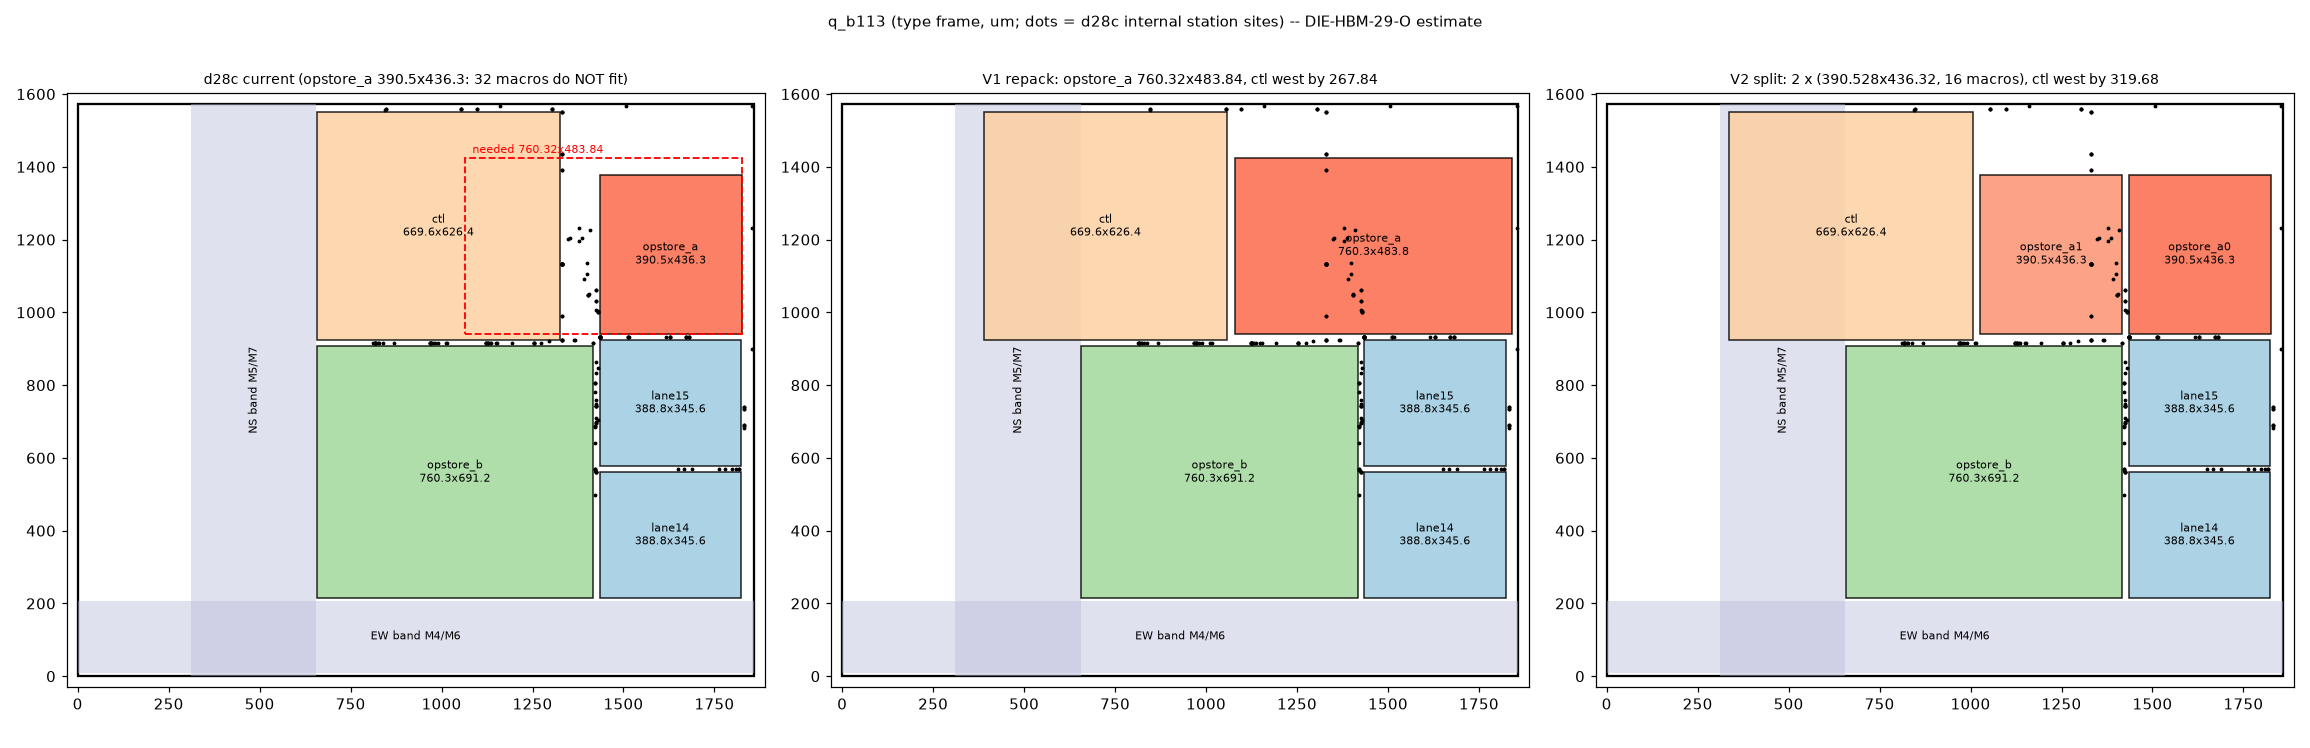

Write the Python code that produced this figure.
#!/usr/bin/env python3
"""DIE-HBM-29-O: opstore_a fit estimate in q_b113 (ESTIMATE ONLY, no plan build).

V1 = q_b113 repack (partition outline fixed): K's 760.32x483.84 opstore_a (4x8 grid) + ctl shifted west.
V2 = opstore_a split along its two operand groups into 2 hard cores of 16 macros (2 col x 8 row each).
Reads the d28c plan of record, DIE-HBM-28-K's delta and the opstore_a canonical pin file; writes
opstore_a_estimate.json + opstore_a_estimate.png.  usage: opstore_a_estimate.py PLAN_DIR K_DELTA PINS OUT_DIR
"""
import collections, json, os, re, sys

PLAN, KDELTA, PINS, OUT = sys.argv[1:5]
d = json.load(open(os.path.join(PLAN, "die_plan.json")))
T = d["partition_types"]["q_b113"]
W, H = T["outline_um"]
MW, MH = 172.824, 41.064           # ot_sram_1r1w_256x256_m2_r2c2 (K static script, LEF-asserted)
GAP = 17.28                         # core-to-core gap used in d28c (lane14->lane15, lane15->opstore_a)
LAT = 8.64

cores = {h["inst"].replace("u_sfucore_Q_", ""): [h["origin_um"][0], h["origin_um"][1],
         h["origin_um"][0] + h["outline_um"][0], h["origin_um"][1] + h["outline_um"][1]] for h in T["hard_cores"]}
bands = []
for b in T["die_ft_bands"]:
    lo, hi = b["span_um"]
    bands.append(dict(dir=b["dir"], layers=b["layers"],
                      rect=[0, lo, W, hi] if b["dir"] == "EW" else [lo, 0, hi, H]))


def area(r): return max(0.0, r[2] - r[0]) * max(0.0, r[3] - r[1])


def inter(a, b): return [max(a[0], b[0]), max(a[1], b[1]), min(a[2], b[2]), min(a[3], b[3])]


def gap(a, b):
    dx = max(b[0] - a[2], a[0] - b[2], 0); dy = max(b[1] - a[3], a[1] - b[3], 0)
    return max(dx, dy) if (dx == 0 or dy == 0) else (dx * dx + dy * dy) ** .5


def check(name, cs):
    res = dict(cores={k: [round(v, 3) for v in r] for k, r in cs.items()}, errors=[])
    for k, r in cs.items():
        if r[0] < 0 or r[1] < 0 or r[2] > W or r[3] > H:
            res["errors"].append(f"{k} outside partition")
        for b in bands:
            ov = area(inter(r, b["rect"]))
            if ov > 0:
                i = inter(r, b["rect"])
                res.setdefault("band_overlap", []).append(dict(core=k, band=b["dir"], layers=b["layers"],
                    rect=[round(v, 3) for v in i], area_um2=round(ov, 1),
                    band_width_covered_um=round((i[2] - i[0]) if b["dir"] == "NS" else (i[3] - i[1]), 3)))
    ks = sorted(cs)
    for i, a in enumerate(ks):
        for b in ks[i + 1:]:
            g = gap(cs[a], cs[b])
            if area(inter(cs[a], cs[b])) > 0 or g < GAP - 1e-6:
                res["errors"].append(f"{a}/{b} gap {g:.3f} < {GAP}")
    # internal stations (+ ft regs) that would land inside a core body (12.2a1: no parent cells in cores)
    inside = collections.Counter()
    for s in T["internal_stations"]:
        for x, y in s["regs_um"]:
            for k, r in cs.items():
                if r[0] < x < r[2] and r[1] < y < r[3]:
                    inside[k] += s["bits"]
    res["station_bits_inside_new_bodies"] = dict(inside)
    res["core_area_um2"] = round(sum(area(r) for r in cs.values()), 1)
    res["verdict"] = "FITS" if not res["errors"] else "NO FIT"
    return res


out = dict(lane="DIE-HBM-29-O", plan=os.path.abspath(PLAN), partition="q_b113 (+ q_b113__physical_v1, same frame)",
           partition_outline=[W, H], bands=bands)
# ---- area arithmetic -------------------------------------------------------------------------------------------
pa = W * H
ns = [b for b in bands if b["dir"] == "NS"][0]["rect"]; ew = [b for b in bands if b["dir"] == "EW"][0]["rect"]
east = [ns[2], ew[3] - 0, W, H]          # east of the NS band, north of the EW band (cores sit at y >= 216)
east[1] = 216.0
west = [0, 216.0, ns[0], H]
k = json.load(open(KDELTA))
need = {n: area(r) for n, r in cores.items() if n != "opstore_a"}
need["opstore_a_V1"] = 760.32 * 483.84
out["area"] = dict(partition_um2=round(pa, 1), east_of_NS_band_um2=round(area(east), 1), east_rect=east,
                   west_strip_um2=round(area(west), 1), west_strip_rect=west, ns_band_um2=round(area(ns), 1),
                   hard_cores_um2={n: round(v, 1) for n, v in need.items()}, hard_core_sum_um2=round(sum(need.values()), 1),
                   east_packing_pct=round(100 * sum(need.values()) / area(east), 1),
                   macro_area_um2=round(32 * MW * MH, 1), k_fit=k["fit"])
# lane-core cell density as the logic-area yardstick (cells per um2 of lane core outline)
lane_cells = 306861; lane_a = 388.8 * 345.6; opa_cells = 240918
out["area"]["logic_yardstick"] = dict(lane_cells_per_um2=round(lane_cells / lane_a, 3),
    opstore_a_logic_um2_at_lane_density=round(opa_cells * lane_a / lane_cells, 1))
# row-2 width check without touching the NS band: ctl + gap + opstore_a must fit in [ns_hi, W - GAP]
row2_w = (W - GAP) - ns[2]
out["row2_without_band"] = dict(width_um=round(row2_w, 3), ctl_w=669.6, max_opstore_a_w=round(row2_w - 669.6 - GAP, 3),
    two_col_w_min=round(2 * MW + 10.8 + 2 * 10.8, 3), three_col_w_min=round(3 * MW + 2 * 10.8 + 2 * 10.8, 3),
    two_col_16row_h_min=round(16 * (MH + .024) + 3 * 10.8, 3), row2_h=round(H - (924.48 + GAP), 3))

# ---- placements ------------------------------------------------------------------------------------------------
cur = dict(cores)
out["current"] = check("current", cur)
v1 = dict(cores)
v1.pop("opstore_a")
v1["opstore_a"] = [1080.0, 941.76, 1080.0 + 760.32, 941.76 + 483.84]
v1["ctl"] = [388.8, 924.48, 388.8 + 669.6, 924.48 + 626.4]
out["V1"] = check("V1", v1)
v2 = dict(cores)
v2.pop("opstore_a")
v2["opstore_a0"] = [1434.24, 941.76, 1434.24 + 390.528, 941.76 + 436.32]
v2["opstore_a1"] = [1416.96 - 390.528, 941.76, 1416.96, 941.76 + 436.32]
x_ctl = (v2["opstore_a1"][0] - GAP - 669.6) // LAT * LAT
v2["ctl"] = [x_ctl, 924.48, x_ctl + 669.6, 924.48 + 626.4]
out["V2"] = check("V2", v2)
# half-core geometry (K grid, 2 col x 8 row): width/height with K's margins
half_w = 2 * 16.416 + 2 * MW + 12.096
half_h = 2 * 53.148 + 8 * MH + 7 * 0.024
out["V2"]["half_core"] = dict(K_grid_w=round(half_w, 3), K_grid_h=round(half_h, 3), outline=[390.528, 436.32],
    note="2 col x 8 row with K's col channel 12.096 needs 390.576 wide; 390.528 needs col channel 12.048 or edge 16.392",
    macro_pct=round(100 * 16 * MW * MH / (390.528 * 436.32), 1),
    logic_um2_per_half=round(390.528 * 436.32 - 16 * MW * MH, 1))

# ---- V2 boundary pins from the canonical opstore_a pin file ----------------------------------------------------
pins = json.load(open(PINS))
c = collections.Counter(re.sub(r"\[\d+\]$", "", p["name"]) for p in pins)
bcast = ["g_operand_0_u_group_sw_d", "g_operand_0_u_group_sw_mask", "x_u_core_u_vm_stage_group", "x_u_core_u_vm_stage_v",
         "x_u_core_u_engine_u_memory_g_operand_2_u_group_sw_addr", "clk", "x_u_core_u_engine_u_arithmetic_rst_control_n",
         "glue", "glue_1"]
dup = {n: c[n] for n in bcast}
out["V2"]["pins"] = dict(opstore_a_total=len(pins), by_bus=dict(sorted(c.items())), duplicated_broadcast=dup,
    duplicated_total=sum(dup.values()), cross_half_bits=1, split_total=len(pins) + sum(dup.values()) + 2,
    note="split by operand group: group g lane ports rd_addr/rd_re/rd_src/rd_q[4l+g], scalar[g], relay group g+2 "
         "(rd 512, rq 16, flt 1, sw_v 8) go to half g; stage sector data/mask/addr/group/v are broadcast to both "
         "groups (RTL ot_hgi_sfu_static_operand_store.sv g_operand loop) -> duplicated; the one sticky fault "
         "becomes 2 (half a0 fault -> a1 OR, 1 crossing bit, or both to ctl)")
json.dump(out, open(os.path.join(OUT, "opstore_a_estimate.json"), "w"), indent=1)

# ---- render ----------------------------------------------------------------------------------------------------
import matplotlib
matplotlib.use("Agg")
import matplotlib.pyplot as plt
from matplotlib.patches import Rectangle
fig, axs = plt.subplots(1, 3, figsize=(21, 6.8))
col = dict(lane14="#9ecae1", lane15="#9ecae1", opstore_b="#a1d99b", ctl="#fdd0a2", opstore_a="#fb6a4a",
           opstore_a0="#fb6a4a", opstore_a1="#fc9272")
for ax, (ttl, cs) in zip(axs, [("d28c current (opstore_a 390.5x436.3: 32 macros do NOT fit)", cur),
                               ("V1 repack: opstore_a 760.32x483.84, ctl west by 267.84", v1),
                               ("V2 split: 2 x (390.528x436.32, 16 macros), ctl west by 319.68", v2)]):
    ax.add_patch(Rectangle((0, 0), W, H, fill=False, lw=1.5))
    for b in bands:
        r = b["rect"]
        ax.add_patch(Rectangle((r[0], r[1]), r[2] - r[0], r[3] - r[1], color="#bcbddc", alpha=.45, lw=0))
        ax.text((r[0] + r[2]) / 2, (r[1] + r[3]) / 2 if b["dir"] == "NS" else 110, f"{b['dir']} band {'/'.join(b['layers'])}",
                ha="center", va="center", fontsize=7, rotation=90 if b["dir"] == "NS" else 0)
    for n, r in cs.items():
        ax.add_patch(Rectangle((r[0], r[1]), r[2] - r[0], r[3] - r[1], fc=col.get(n, "#ddd"), ec="k", lw=1, alpha=.85))
        ax.text((r[0] + r[2]) / 2, (r[1] + r[3]) / 2, f"{n}\n{r[2]-r[0]:.1f}x{r[3]-r[1]:.1f}", ha="center", va="center", fontsize=7)
    if "opstore_a" in cs and cs is cur:
        r = cs["opstore_a"]
        ax.add_patch(Rectangle((r[2] - 760.32, r[1]), 760.32, 483.84, fill=False, ec="r", ls="--", lw=1.2))
        ax.text(r[2] - 740, r[3] + 60, "needed 760.32x483.84", color="r", fontsize=7)
    for s in T["internal_stations"]:
        for x, y in s["regs_um"]:
            ax.plot(x, y, ".", ms=3, color="k")
    ax.set_xlim(-30, W + 30); ax.set_ylim(-30, H + 30); ax.set_aspect("equal"); ax.set_title(ttl, fontsize=9)
fig.suptitle("q_b113 (type frame, um; dots = d28c internal station sites) -- DIE-HBM-29-O estimate", fontsize=10)
fig.tight_layout(); fig.savefig(os.path.join(OUT, "opstore_a_estimate.png"), dpi=110)
print(json.dumps({k: out[k] for k in ("area", "row2_without_band")}, indent=1))
for v in ("current", "V1", "V2"):
    print(v, out[v]["verdict"], out[v]["errors"], out[v].get("band_overlap"), out[v]["station_bits_inside_new_bodies"])
print(json.dumps(out["V2"]["half_core"]), json.dumps({k: v for k, v in out["V2"]["pins"].items() if k != "by_bus"}))
